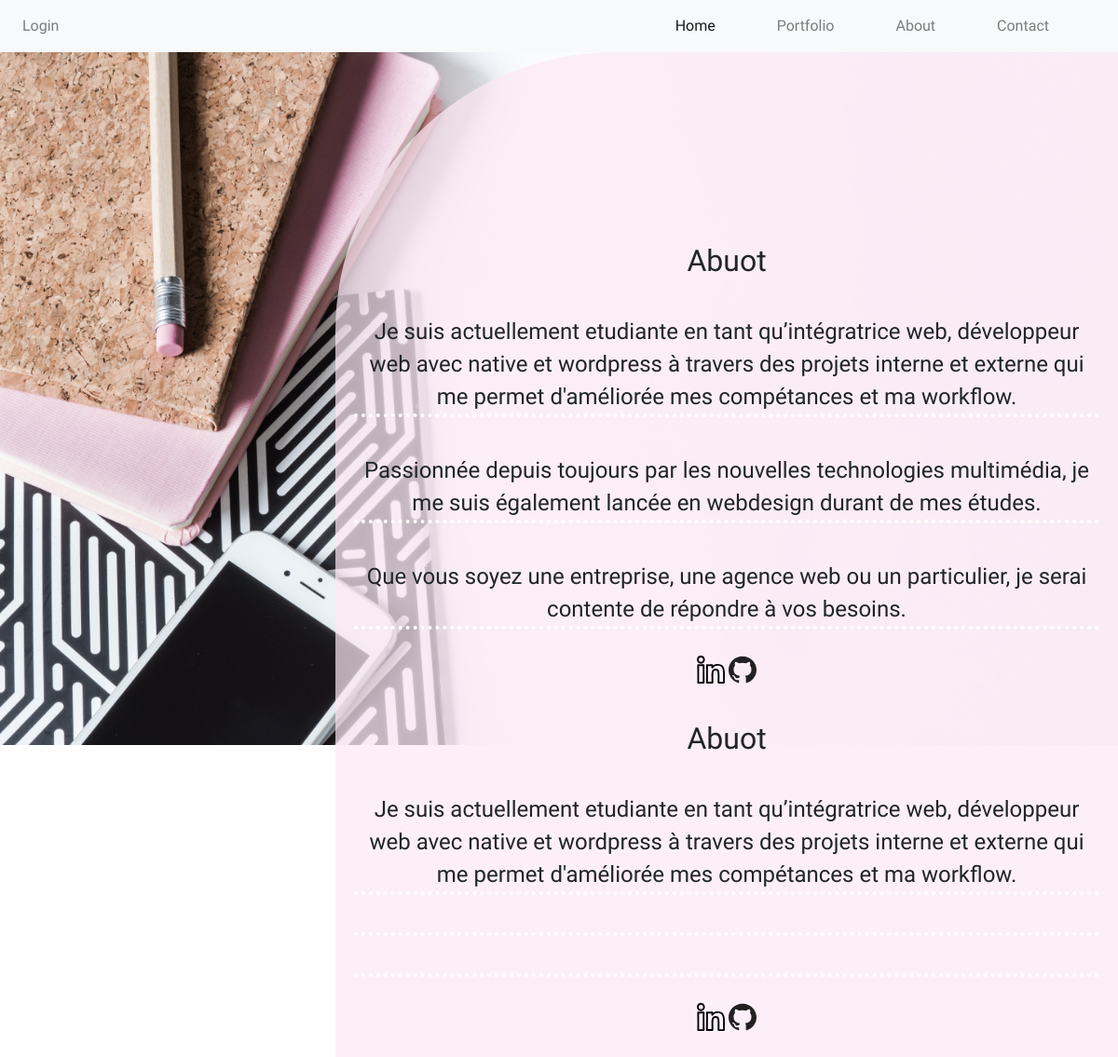
The page /projet_fil_rouge/Àpropos.php on the database its author committed.
### tables this page shows
CREATE TABLE `about` (
  `id` int(11) NOT NULL,
  `para1` text NOT NULL,
  `para2` text NOT NULL,
  `para3` text NOT NULL
);

### projet_fil_rouge/Àpropos.php (the view, shortened to what this page needs)
<?php
require('nav.php');
require('conex.php');
?>
<!DOCTYPE html>
<html lang="en">
<head>
    <link rel="stylesheet" href="css/style.css">
</head>
<body>
<div class="about">
<?php
       $query = $db->query("SELECT * FROM about ORDER BY id LIMIT 5");
           if($query->rowCount() > 0){
             while($row = $query->fetch(PDO::FETCH_ASSOC)){
               $para1 = $row['para1'];
               $para2 = $row['para2'];
               $para3 = $row['para3'];
               echo "
                            <div class='text_about'>
                            <h2 >Abuot</h2>
                            <h4>$para1 </h4>
                            <h4> $para2  </h4>
                            <h4>  $para3  </h4>
                            <a  class='icon_about' href='https://linkedin.com/in/naima-najjar-66966b1a3'> <img class='icon' src='img/linkedin.svg' alt=''> </a>
                            <a  href='https://github.com/Naima23'> <img   class='icon' src='img/github.svg' alt=''> </a>
                            </div> ";
                }
                }else{
                ?>
                </div>
                <p class="">No data found...</p>
                <?php
                    }
                ?>
</div>
</body>
</html>

### projet_fil_rouge/css/style.css (style rules this page uses)
body { background-size: cover; background-repeat: no-repeat; height: 100vh; overflow-x: hidden; font-family: 'Courgette', cursive; background-image: url(../img/pexels35.jpg); }
.about { position: absolute; margin-left: 45%; background-color: #fde8f4b4; text-align: center; height: 100%; border-top-left-radius: 300px; }
.text_about { position: relative; top: 15%; padding: 20px; }
.about h4 { line-height: 35px; margin-top: 40px; border-bottom: 4px dotted white; }
.text_about img { width: 30px; margin-top: 20px; }
@media only screen and (max-width: 1296px) { .about { margin-left: 30%; background-color: #fde8f4b4; } }

### rows shown on the page
about: para1 "Je suis actuellement etudiante en tant qu’intégratrice web, développeur web avec native et wordpress à travers des projets interne et externe qui me permet d'améliorée mes compétances et ma workflow.", para2 "Passionnée depuis toujours par les nouvelles technologies multimédia, je me suis également lancée en webdesign durant de mes études.", para3 "Que vous soyez une entreprise, une agence web ou un particulier, je serai contente de répondre à vos besoins."
about: para1 "Je suis actuellement etudiante en tant qu’intégratrice web, développeur web avec native et wordpress à travers des projets interne et externe qui me permet d'améliorée mes compétances et ma workflow."
